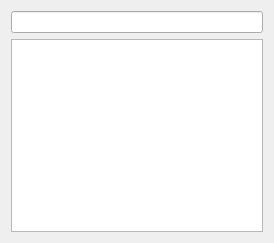
<?xml version="1.0" encoding="UTF-8"?>
<ui version="4.0">
 <class>Widget</class>
 <widget class="QWidget" name="Widget">
  <property name="geometry">
   <rect>
    <x>0</x>
    <y>0</y>
    <width>274</width>
    <height>243</height>
   </rect>
  </property>
  <property name="windowTitle">
   <string>BooleanCalculator</string>
  </property>
  <layout class="QVBoxLayout" name="verticalLayout">
   <item>
    <widget class="QLineEdit" name="lineEdit"/>
   </item>
   <item>
    <widget class="QListWidget" name="listWidget"/>
   </item>
  </layout>
 </widget>
 <layoutdefault spacing="6" margin="11"/>
 <resources/>
 <connections/>
</ui>
